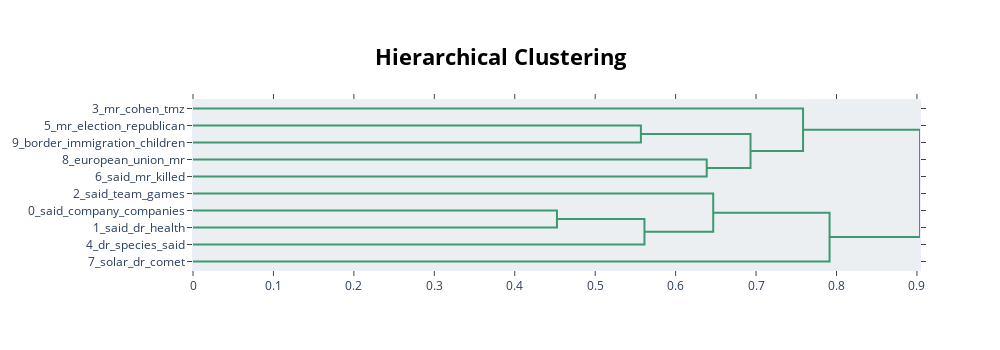

Source (notebook cell):
### Code cell
model_seeded.visualize_hierarchy()

### Figure 1 — Plotly figure (JSON) as saved in the notebook; plotly's stock layout.template omitted (floating-point values rounded to 4 significant figures)
{"data": [{"hoverinfo": "text", "marker": {"color": "rgb(61,153,112)"}, "mode": "lines", "type": "scatter", "x": [0, 0.5568, 0.5568, 0], "xaxis": "x", "y": [-15, -15, -25, -25], "yaxis": "y"}, {"hoverinfo": "text", "marker": {"color": "rgb(61,153,112)"}, "mode": "lines", "type": "scatter", "x": [0, 0.6387, 0.6387, 0], "xaxis": "x", "y": [-35, -35, -45, -45], "yaxis": "y"}, {"hoverinfo": "text", "marker": {"color": "rgb(61,153,112)"}, "mode": "lines", "type": "scatter", "x": [0.5568, 0.6931, 0.6931, 0.6387], "xaxis": "x", "y": [-20, -20, -40, -40], "yaxis": "y"}, {"hoverinfo": "text", "marker": {"color": "rgb(61,153,112)"}, "mode": "lines", "type": "scatter", "x": [0, 0.7584, 0.7584, 0.6931], "xaxis": "x", "y": [-5, -5, -30, -30], "yaxis": "y"}, {"hoverinfo": "text", "marker": {"color": "rgb(61,153,112)"}, "mode": "lines", "type": "scatter", "x": [0, 0.4525, 0.4525, 0], "xaxis": "x", "y": [-65, -65, -75, -75], "yaxis": "y"}, {"hoverinfo": "text", "marker": {"color": "rgb(61,153,112)"}, "mode": "lines", "type": "scatter", "x": [0.4525, 0.5613, 0.5613, 0], "xaxis": "x", "y": [-70, -70, -85, -85], "yaxis": "y"}, {"hoverinfo": "text", "marker": {"color": "rgb(61,153,112)"}, "mode": "lines", "type": "scatter", "x": [0, 0.6467, 0.6467, 0.5613], "xaxis": "x", "y": [-55, -55, -77.5, -77.5], "yaxis": "y"}, {"hoverinfo": "text", "marker": {"color": "rgb(61,153,112)"}, "mode": "lines", "type": "scatter", "x": [0.6467, 0.7914, 0.7914, 0], "xaxis": "x", "y": [-66.25, -66.25, -95, -95], "yaxis": "y"}, {"hoverinfo": "text", "marker": {"color": "rgb(61,153,112)"}, "mode": "lines", "type": "scatter", "x": [0.7584, 0.9038, 0.9038, 0.7914], "xaxis": "x", "y": [-17.5, -17.5, -80.62, -80.62], "yaxis": "y"}], "layout": {"autosize": false, "height": 350, "hoverlabel": {"bgcolor": "white", "font": {"family": "Rockwell", "size": 16}}, "hovermode": "closest", "plot_bgcolor": "#ECEFF1", "showlegend": false, "title": {"font": {"color": "Black", "size": 22}, "text": "<b>Hierarchical Clustering</b>", "x": 0.5, "xanchor": "center", "yanchor": "top"}, "width": 1000, "xaxis": {"mirror": "allticks", "rangemode": "tozero", "showgrid": false, "showline": true, "showticklabels": true, "ticks": "outside", "type": "linear", "zeroline": false}, "yaxis": {"mirror": "allticks", "range": [-100, 0], "rangemode": "tozero", "showgrid": false, "showline": true, "showticklabels": true, "tickmode": "array", "ticks": "outside", "ticktext": ["3_mr_cohen_tmz", "5_mr_election_republican", "9_border_immigration_children", "8_european_union_mr", "6_said_mr_killed", "2_said_team_games", "0_said_company_companies", "1_said_dr_health", "4_dr_species_said", "7_solar_dr_comet"], "tickvals": [-5, -15, -25, -35, -45, -55, -65, -75, -85, -95], "type": "linear", "zeroline": false}}}
